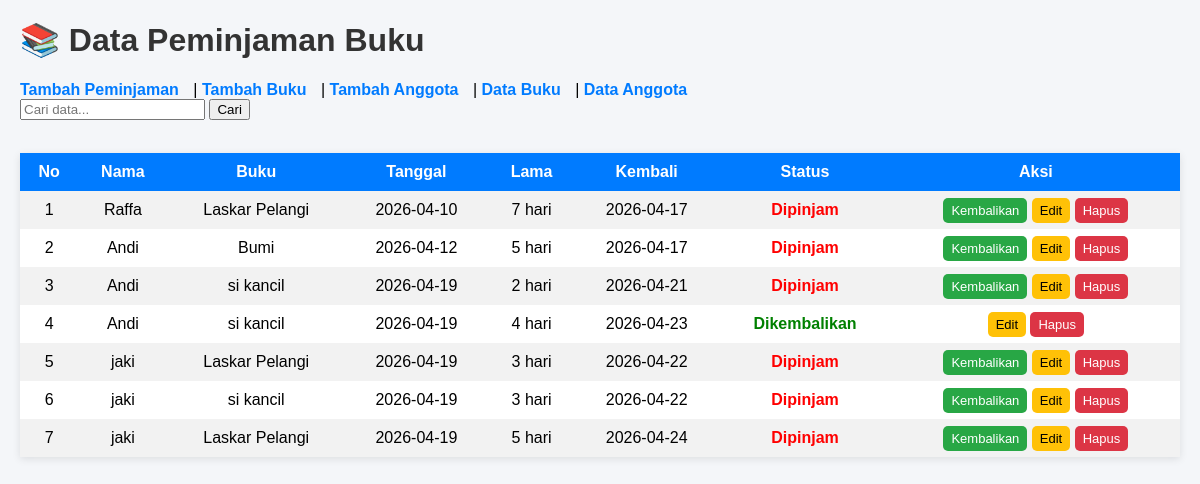
The page / on the database its author committed.
### tables this page shows
CREATE TABLE `peminjaman` (
  `id` int(11) NOT NULL,
  `anggota_id` int(11) DEFAULT NULL,
  `buku_id` int(11) DEFAULT NULL,
  `tanggal_pinjam` date DEFAULT NULL,
  `lama_pinjam` int(11) DEFAULT NULL,
  `tanggal_kembali` date DEFAULT NULL,
  `status` enum('dipinjam','dikembalikan') DEFAULT 'dipinjam'
);

CREATE TABLE `anggota` (
  `id` int(11) NOT NULL,
  `nama` varchar(100) DEFAULT NULL,
  `email` varchar(100) DEFAULT NULL,
  `no_hp` varchar(20) DEFAULT NULL,
  `username` varchar(50) DEFAULT NULL,
  `password` varchar(255) DEFAULT NULL
);

CREATE TABLE `buku` (
  `id` int(11) NOT NULL,
  `judul` varchar(100) DEFAULT NULL,
  `penulis` varchar(100) DEFAULT NULL,
  `stok` int(11) DEFAULT NULL
);

### koneksi.php (called while the page is built, shortened)
<?php
$conn = mysqli_connect("localhost","root","","db_perpus");
function query($query){
    global $conn;
    $result = mysqli_query($conn,$query);
    $rows=[];
    while($row=mysqli_fetch_assoc($result)){
        $rows[]=$row;
    }
    return $rows;
}
?>

### index.php (the view, shortened to what this page needs)
<?php
include 'koneksi.php';
$query = "SELECT peminjaman.*, anggota.nama, buku.judul
FROM peminjaman
JOIN anggota ON peminjaman.anggota_id = anggota.id
JOIN buku ON peminjaman.buku_id = buku.id
";
$data = query($query);
?>
<!DOCTYPE html>
<html lang="en">
<head>
</head>
<body>
<h1>📚 Data Peminjaman Buku</h1>
<div class="menu">
    <a href="tambah.php">Tambah Peminjaman</a> |
    <a href="tambah_buku.php">Tambah Buku</a> |
    <a href="tambah_anggota.php">Tambah Anggota</a> |
    <a href="data_buku.php">Data Buku</a> |
    <a href="data_anggota.php">Data Anggota</a>
</div>
<form method="GET">
    <input type="text" name="keyword" placeholder="Cari data..."
    value="<?= isset($_GET['keyword']) ? $_GET['keyword'] : ''; ?>">
    <button type="submit">Cari</button>
</form>
<br>
<table>
<tr>
    <th>No</th>
    <th>Nama</th>
    <th>Buku</th>
    <th>Tanggal</th>
    <th>Lama</th>
    <th>Kembali</th>
    <th>Status</th>
    <th>Aksi</th>
</tr>
<?php $no=1; ?>
<?php foreach($data as $d): ?>
<tr>
<td><?= $no++; ?></td>
<td><?= $d['nama']; ?></td>
<td><?= $d['judul']; ?></td>
<td><?= $d['tanggal_pinjam']; ?></td>
<td><?= $d['lama_pinjam']; ?> hari</td>
<td><?= $d['tanggal_kembali']; ?></td>
<td>
<?php if($d['status']=='dipinjam'): ?>
    <span class="status-dipinjam">Dipinjam</span>
<?php else: ?>
    <span class="status-kembali">Dikembalikan</span>
<?php endif; ?>
</td>
<td class="aksi">
<?php if($d['status']=='dipinjam'): ?>
<a href="kembalikan.php?id=<?= $d['id']; ?>" class="kembali">Kembalikan</a>
<?php endif; ?>
<a href="ubah.php?id=<?= $d['id']; ?>" class="edit">Edit</a>
<a href="hapus.php?id=<?= $d['id']; ?>"
class="hapus"
onclick="return confirm('Yakin hapus?');">
Hapus
</a>
</td>
</tr>
<?php endforeach; ?>
</table>
</body>
</html>

### index.php (style rules this page uses)
body { font-family: Arial, sans-serif; background-color: #f4f6f9; margin: 20px; }
h1 { color: #333; }
.menu a { text-decoration: none; color: #007bff; margin-right: 10px; font-weight: bold; }
table { border-collapse: collapse; width: 100%; background-color: white; margin-top: 15px; box-shadow: 0 2px 8px rgba(0,0,0,0.1); }
th, td { padding: 10px; text-align: center; }
th { background-color: #007bff; color: white; }
tr:nth-child(even) { background-color: #f2f2f2; }
.aksi a { text-decoration: none; padding: 5px 8px; border-radius: 5px; font-size: 13px; }
.kembali { background-color: #28a745; color: white; }
.edit { background-color: #ffc107; color: black; }
.hapus { background-color: #dc3545; color: white; }
.status-dipinjam { color: red; font-weight: bold; }
.status-kembali { color: green; font-weight: bold; }

### rows shown on the page
peminjaman: anggota.nama "Raffa", buku.judul "Laskar Pelangi", tanggal_pinjam "2026-04-10", lama_pinjam "7", tanggal_kembali "2026-04-17", status "Dipinjam"
peminjaman: anggota.nama "Andi", buku.judul "Bumi", tanggal_pinjam "2026-04-12", lama_pinjam "5", tanggal_kembali "2026-04-17", status "Dipinjam"
peminjaman: anggota.nama "Andi", buku.judul "si kancil", tanggal_pinjam "2026-04-19", lama_pinjam "2", tanggal_kembali "2026-04-21", status "Dipinjam"
peminjaman: anggota.nama "Andi", buku.judul "si kancil", tanggal_pinjam "2026-04-19", lama_pinjam "4", tanggal_kembali "2026-04-23", status "Dikembalikan"
peminjaman: anggota.nama "jaki", buku.judul "Laskar Pelangi", tanggal_pinjam "2026-04-19", lama_pinjam "3", tanggal_kembali "2026-04-22", status "Dipinjam"
peminjaman: anggota.nama "jaki", buku.judul "si kancil", tanggal_pinjam "2026-04-19", lama_pinjam "3", tanggal_kembali "2026-04-22", status "Dipinjam"
peminjaman: anggota.nama "jaki", buku.judul "Laskar Pelangi", tanggal_pinjam "2026-04-19", lama_pinjam "5", tanggal_kembali "2026-04-24", status "Dipinjam"
